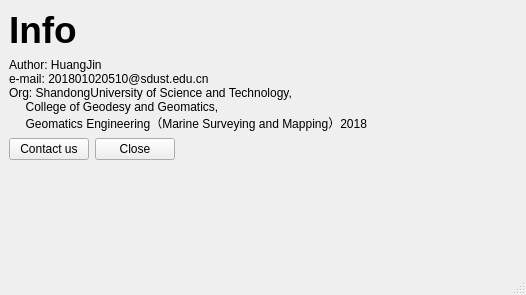
<?xml version="1.0" encoding="UTF-8"?>
<ui version="4.0">
 <class>about_window</class>
 <widget class="QMainWindow" name="about_window">
  <property name="geometry">
   <rect>
    <x>0</x>
    <y>0</y>
    <width>526</width>
    <height>295</height>
   </rect>
  </property>
  <property name="windowTitle">
   <string>Software Info</string>
  </property>
  <widget class="QWidget" name="centralwidget">
   <property name="sizePolicy">
    <sizepolicy hsizetype="Expanding" vsizetype="Expanding">
     <horstretch>0</horstretch>
     <verstretch>0</verstretch>
    </sizepolicy>
   </property>
   <layout class="QFormLayout" name="formLayout_2">
    <item row="0" column="0">
     <layout class="QFormLayout" name="formLayout">
      <item row="1" column="0">
       <widget class="QLabel" name="label">
        <property name="text">
         <string>Author: HuangJin
e-mail: 201801020510@sdust.edu.cn
Org: ShandongUniversity of Science and Technology,
     College of Geodesy and Geomatics,
     Geomatics Engineering（Marine Surveying and Mapping）2018</string>
        </property>
       </widget>
      </item>
      <item row="0" column="0" colspan="2">
       <widget class="QLabel" name="label_2">
        <property name="text">
         <string>&lt;html&gt;&lt;head/&gt;&lt;body&gt;&lt;p&gt;&lt;span style=&quot; font-size:28pt; font-weight:600;&quot;&gt;Info&lt;/span&gt;&lt;/p&gt;&lt;/body&gt;&lt;/html&gt;</string>
        </property>
       </widget>
      </item>
      <item row="2" column="0">
       <layout class="QHBoxLayout" name="horizontalLayout">
        <item>
         <widget class="QPushButton" name="pushButton">
          <property name="text">
           <string>Contact us</string>
          </property>
         </widget>
        </item>
        <item>
         <widget class="QPushButton" name="pushButton_2">
          <property name="text">
           <string>Close</string>
          </property>
         </widget>
        </item>
       </layout>
      </item>
     </layout>
    </item>
   </layout>
  </widget>
  <widget class="QMenuBar" name="menubar">
   <property name="geometry">
    <rect>
     <x>0</x>
     <y>0</y>
     <width>526</width>
     <height>26</height>
    </rect>
   </property>
  </widget>
  <widget class="QStatusBar" name="statusbar"/>
 </widget>
 <resources/>
 <connections/>
</ui>
